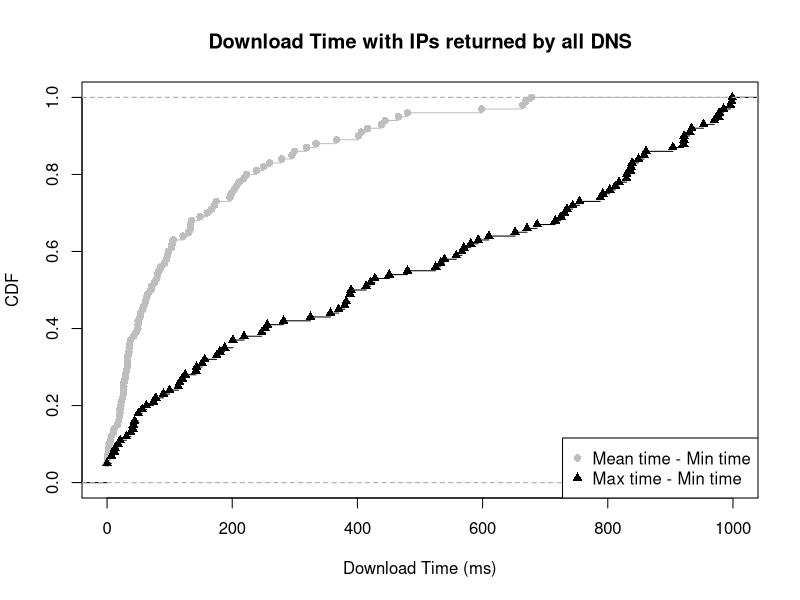

Reproduce this figure in R.
mean_min_f <- c(6.611111, 86.138889, 171.662921, 32.388889, 71.659091, 130.750000, 5.666667, 49.083333, 198.316667, 29.500000, 83.078740, 57.138889, 121.416667, 18.500000, 416.545500, 279.090909, 259.845000, 3.444444, 61.291667, 0.363636, 0.000000, 46.250000, 26.272727, 102.632667, 92.166667, 97.951889, 480.014792, 20.583333, 10.166667, 25.142857, 3.000000, 79.458333, 37.333333, 218.610000, 133.638889, 0.000000, 222.660000, 465.497333, 202.906667, 22.000000, 30.777778, 167.249167, 299.166000, 33.486111, 26.944444, 42.283333, 135.055556, 26.333333, 401.608889, 35.812500, 318.594103, 677.926667, 22.652778, 249.999167, 26.833333, 295.387778, 406.196333, 0.000000, 0.000000, 366.798667, 53.500000, 663.859333, 210.906467, 174.388333, 148.633000, 11.325000, 69.953908, 28.925926, 2.833333, 62.723298, 34.916667, 96.833333, 0.835616, 32.750000, 35.440417, 49.650794, 59.092593, 0.000000, 238.698333, 668.861220, 105.705633, 160.036852, 49.625000, 206.777778, 333.940588, 19.550725, 76.138889, 52.722222, 95.333333, 104.083333, 32.500000, 196.277222, 16.333333, 65.250000, 133.222222, 80.303030, 20.800000, 598.139524, 444.329444, 438.539167)

max_min_f <- c(21.00, 687.00, 652.00, 50.00, 830.00, 388.00, 31.00, 152.00, 581.00, 100.00, 803.00, 539.00, 282.00, 42.00, 566.99, 533.00, 413.99, 7.00, 428.00, 7.00, 0.00, 175.00, 90.00, 829.99, 922.00, 187.99, 609.99, 180.00, 18.00, 116.00, 12.00, 570.00, 74.00, 479.99, 593.00, 0.00, 324.99, 743.99, 903.99, 78.00, 143.00, 715.99, 811.99, 725.00, 56.00, 421.00, 256.00, 142.00, 730.99, 388.00, 369.99, 969.99, 156.00, 860.99, 44.00, 670.99, 857.99, 0.00, 0.00, 791.99, 114.00, 848.99, 998.99, 836.99, 920.99, 120.00, 976.99, 201.00, 13.00, 997.99, 219.00, 755.00, 38.00, 63.00, 952.99, 390.00, 357.00, 0.00, 933.99, 995.99, 977.99, 984.99, 451.00, 735.00, 835.99, 380.00, 247.00, 525.00, 253.00, 558.00, 125.00, 930.99, 41.00, 201.00, 839.00, 382.00, 50.00, 921.99, 787.99, 817.99)

mean_min_val_f = ecdf(mean_min_f)
max_min_val_f = ecdf(max_min_f)

plot(mean_min_val_f, lty=1, col="grey", pch = 16, xlab="Download Time (ms)", ylab="CDF", main="Download Time with IPs returned by all DNS", xlim=c(0, 1000))
lines(max_min_val_f, pch = 17)

legend("bottomright",  pch = c(16, 17), legend=c("Mean time - Min time", "Max time - Min time"), col=c("grey", "black"))
